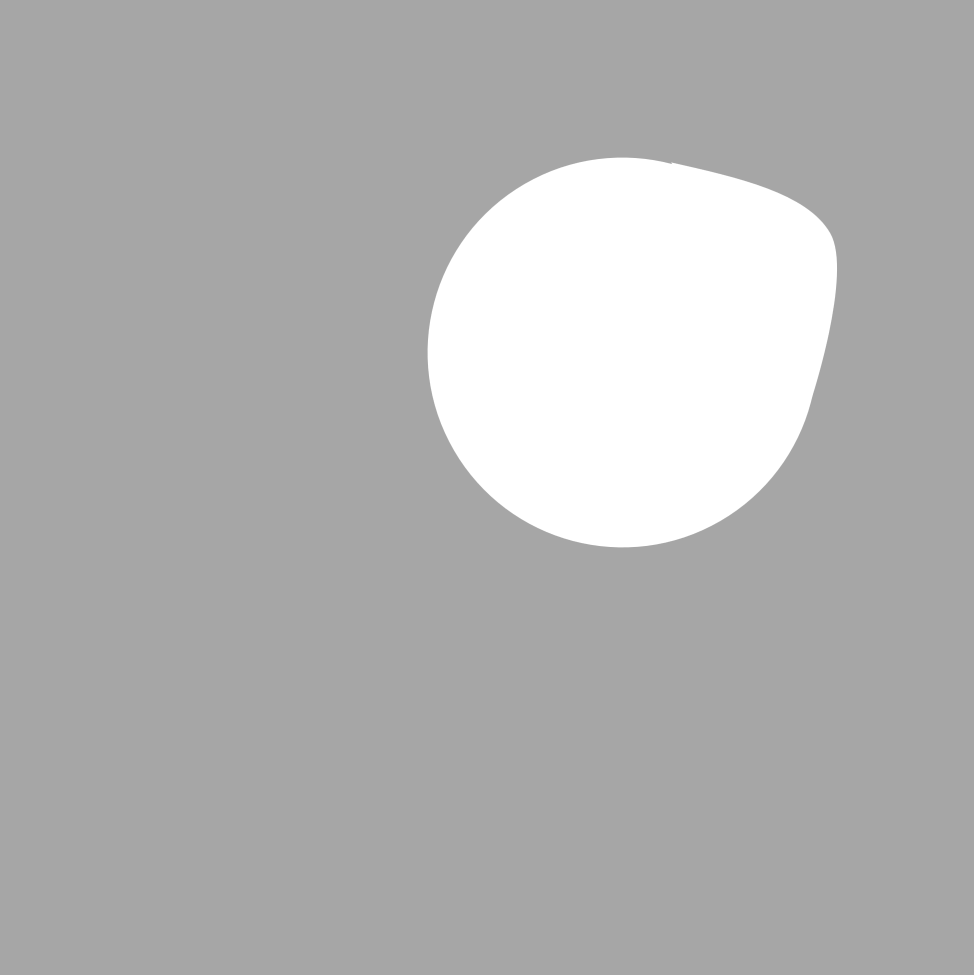
#> input picture Ei2.png, 1948 x 1949 px, found by its file name (shown at 1/2 size)
$ python Hauptkomponentenanalyse.py
#> lines starting #> are read from the running program, lines starting #| are printed output that depends on the picture; after the words box and inside, x2 and y2 are one past the last pixel; in counts of white or black regions, pixels touching at a corner belong together
import cv2
import numpy as np
import matplotlib.pyplot as plt

class PCA:
    def __init__(self):
        self.img_original = None
        self.img_gray = None
        self.img_binary = None
        self.img_distance = None
        self.contour = None
        self.major_axis = None
        self.object_center = None
        self.orientation_deg = None
        self.mean = None


    def load_image(self, filepath):
#> called with filepath = 'Ei2.png'
        self.img_original = cv2.imread("OpSens_Polarabstandsprojektion/"+filepath)
#> self.img_original is the input picture: shape (1949, 1948, 3); min 166, max 255, mean 177.8

    def img_to_gray(self):
        self.img_gray = cv2.cvtColor(self.img_original, cv2.COLOR_BGR2GRAY)

    def img_to_binary(self):
        _, self.img_binary = cv2.threshold(self.img_gray, 0, 255, cv2.THRESH_BINARY + cv2.THRESH_OTSU)
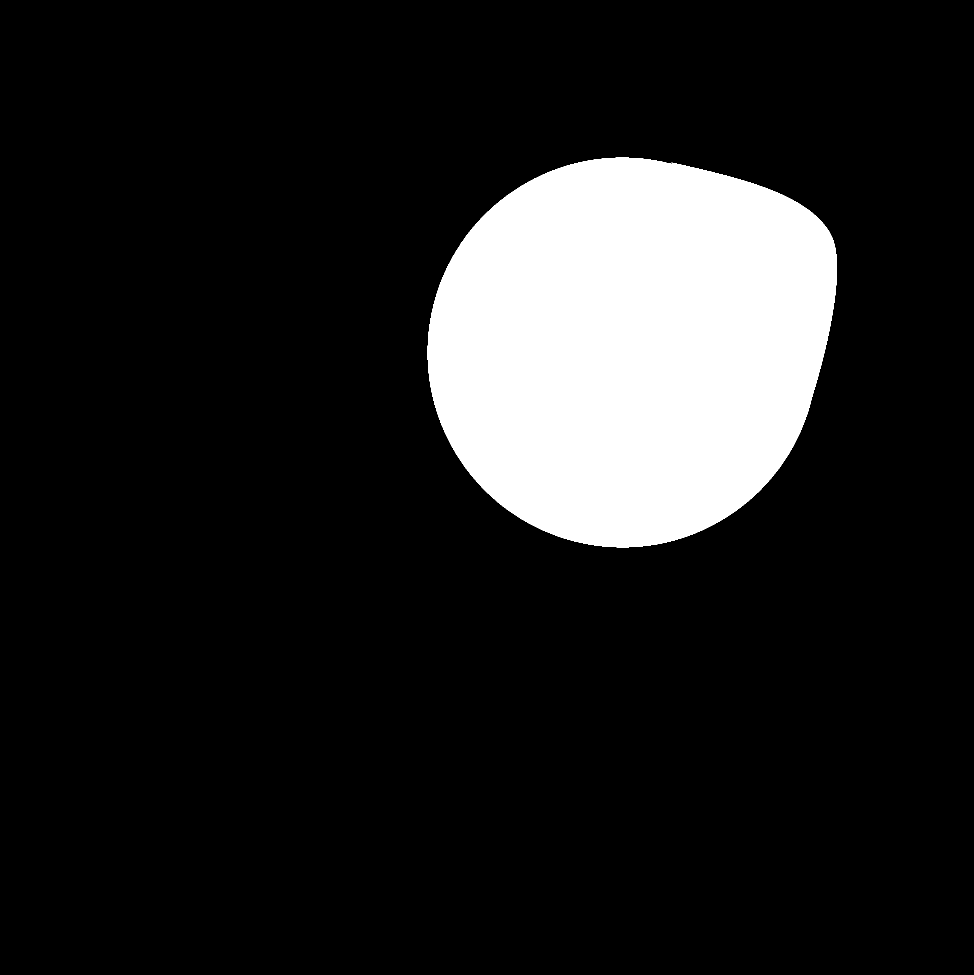
#> self.img_binary: shape (1949, 1948) (shown at 1/2 size); 13.2% white; 1 white region

    def find_largest_contour(self):
        contours, _ = cv2.findContours(self.img_binary, cv2.RETR_EXTERNAL, cv2.CHAIN_APPROX_NONE)
#> contours = 1 contour; box (x1, y1, x2, y2) and area: (855, 315, 1674, 1095) 501715
        self.contour = max(contours, key=cv2.contourArea)
#> self.contour = contour of 2316 points, box (x1, y1, x2, y2) (855, 315, 1674, 1095), area 501715

    def principal_component_analysis(self):
        pts = self.contour.reshape(-1, 2).astype(np.float32)
#> pts = 2316 pairs, first value 855 to 1673, second value 315 to 1094
        self.mean = np.mean(pts, axis=0)
#> self.mean = [1268, 687.9]
        self.object_center = int(self.mean[0]), int(self.mean[1])
#> self.object_center = (1268, 687)
        pts_centered = pts - self.mean
#> pts_centered = 2316 pairs, first value -413 to 405, second value -372.9 to 406.1
        cov = np.cov(pts_centered.T)
#> cov = [[82753.3, -6136.2], [-6136.2, 77611.4]]
        e_vals, e_vecs = np.linalg.eig(cov)
#> e_vals = [86835.4, 73529.3]; e_vecs = [[0.833, 0.554], [-0.554, 0.833]]

        self.major_axis = e_vecs[:, np.argmax(e_vals)]
#> self.major_axis = [0.833, -0.554]


    def visualize(self):
        cx, cy = self.object_center
#> cx = 1268; cy = 687
        cv2.circle(self.img_original, (cx, cy), 12, (0, 0, 255), -1)
#> self.img_original: shape (1949, 1948, 3); 0.01% of pixels changed, all inside (x1, y1, x2, y2) = (1256, 675, 1281, 700)

        length = 600
        p1 = (int(cx - self.major_axis[0] * length), int(cy - self.major_axis[1] * length))
#> p1 = (768, 1019)
        p2 = (int(cx + self.major_axis[0] * length), int(cy + self.major_axis[1] * length))
#> p2 = (1767, 354)
        cv2.line(self.img_original, p1, p2, (0, 0, 255), 3)
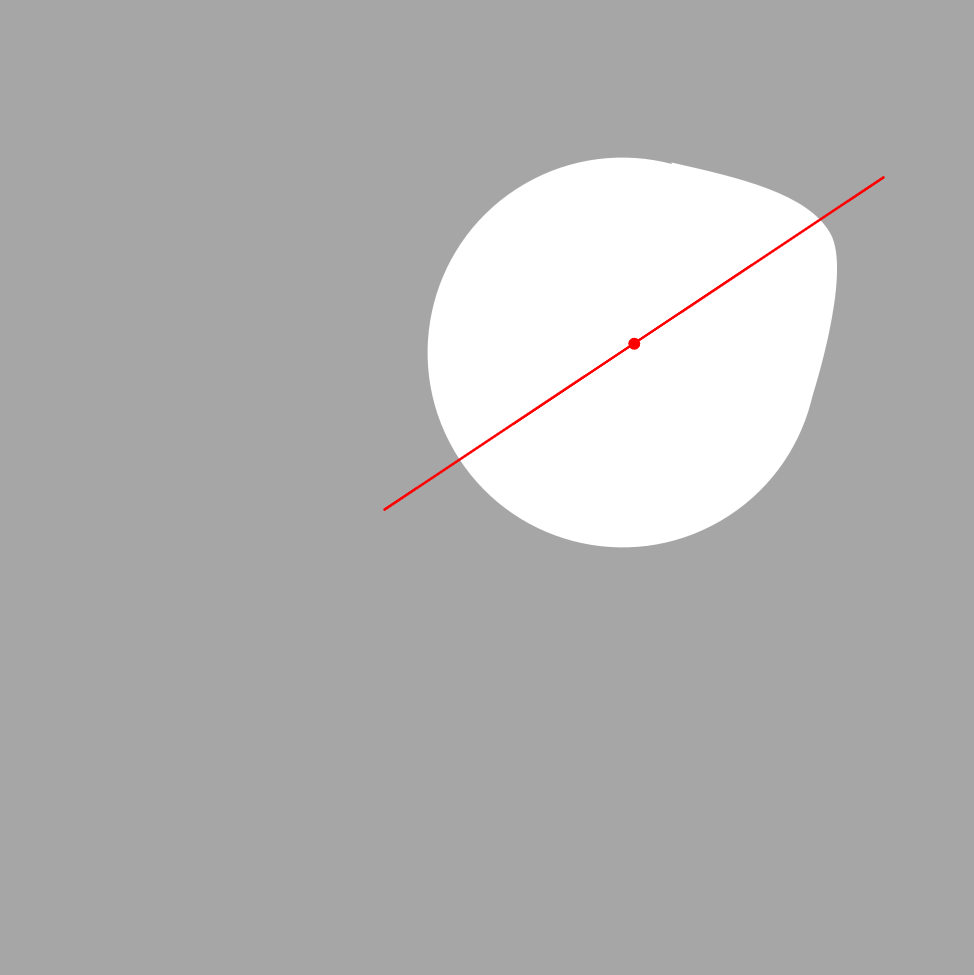
#> self.img_original: shape (1949, 1948, 3) (shown at 1/2 size); mean B, G, R 177.4, 177.4, 177.8

        plt.figure(figsize=(8, 6))
        plt.imshow(self.img_original)
        plt.axis("off")
        plt.title("Objektorientierung (PCA)")
        plt.show()


if __name__ == "__main__":
    pca = PCA()
    pca.load_image("Ei2.png")
    pca.img_to_gray()
    pca.img_to_binary()
    pca.find_largest_contour()
    pca.principal_component_analysis()
    pca.visualize()
